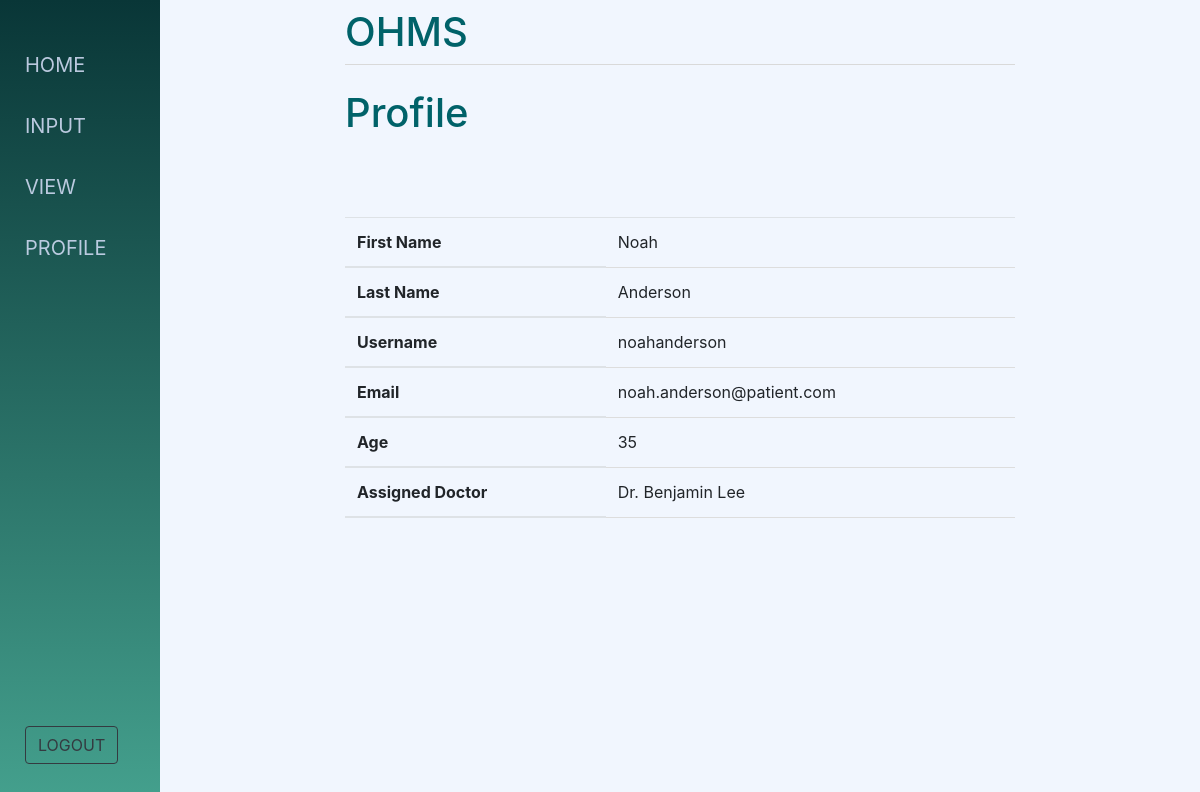
The app's page /profile/ (signed in) with its own data.
### ohms_app/models.py (models this page shows, shortened)
class CustomUser(AbstractUser):
    ROLE_CHOICES = [
        ('patient', 'Patient'),
        ('doctor', 'Doctor'),
        ('admin', 'Admin'),
    ]
    role = models.CharField(max_length=10, choices=ROLE_CHOICES, default="Admin")
    specialisation = models.CharField(max_length=255, null=True, blank=True)
    age = models.PositiveBigIntegerField(null=True, blank=True)

class Doctor(models.Model):
    user = models.OneToOneField(CustomUser, on_delete = models.CASCADE)
    first_name = models.CharField(max_length=255)
    last_name = models.CharField(max_length=255)
    specialisation = models.CharField(max_length=255, null=True, blank=True)
    role = models.CharField(max_length=10)
    def __str__(self):
        return f"Dr. {self.user.first_name} {self.user.last_name}"

### ohms_app/views.py (the view)
# urls.py: path('profile/', views.profile, name="profile"),
def profile(request):
    user = request.user
    role = user.role
    if role == 'patient':
        patient = Patient.objects.get(user=user)
        age = patient.age
        assigned_doctor = patient.doctor
        context = {'user': user, 'age': age, 'assigned_doctor': assigned_doctor}
    elif role == 'doctor':
        doctor = Doctor.objects.get(user=user)
        specialisation = doctor.specialisation
        context = {'user': user, 'specialisation': specialisation}
    else:
        context = {'user': user}
    return render(request, "ohms_app/profile.html", context)

### ohms_app/templates/ohms_app/profile.html (shortened to what this page needs)
{% extends 'ohms_app/base.html' %}
{% block content %}
    <h1>Profile</h1>
    <table class="table" style="margin-top: 80px;">
        <thead>
            <tr>
                <th scope="col">First Name</th>
                <td>{{ user.first_name }}</td>
            </tr>
            <tr>
                <th scope="col">Last Name</th>
                <td>{{ user.last_name }}</td>
            </tr>
            <tr>
                <th scope="col">Username</th>
                <td>{{ user.username }}</td>
            </tr>
            <tr>
                <th scope="col">Email</th>
                <td>{{ user.email }}</td>
            </tr>
            {% if user.role == 'patient' %}
                <tr>
                    <th scope="col">Age</th>
                    <td>{{ age }}</td>
                </tr>
                <tr>
                    <th scope="col">Assigned Doctor</th>
                    <td>{{ assigned_doctor }}</td>
                </tr>
            {% elif user.role == 'doctor' %}
                <tr>
                    <th scope="col">Specialisation</th>
                    <td>{{ specialisation }}</td>
                </tr>
            {% endif %}
        </thead>
    </table>
{% endblock %}

### ohms_app/templates/ohms_app/base.html (style rules this page uses)
html, body { height: 100%; margin: 0; padding: 0; }
* { box-sizing: border-box; }
table { border-collapse: collapse; width: 100%; }
th, td { padding: 8px; text-align: left; border-bottom: 1px solid #ddd; }

### records on screen
CustomUser: first_name "Noah", last_name "Anderson", username "noahanderson", email "noah.anderson@patient.com"
Doctor: user.last_name "Dr. Benjamin Lee"

### other values on screen
{{ age }} "35"
